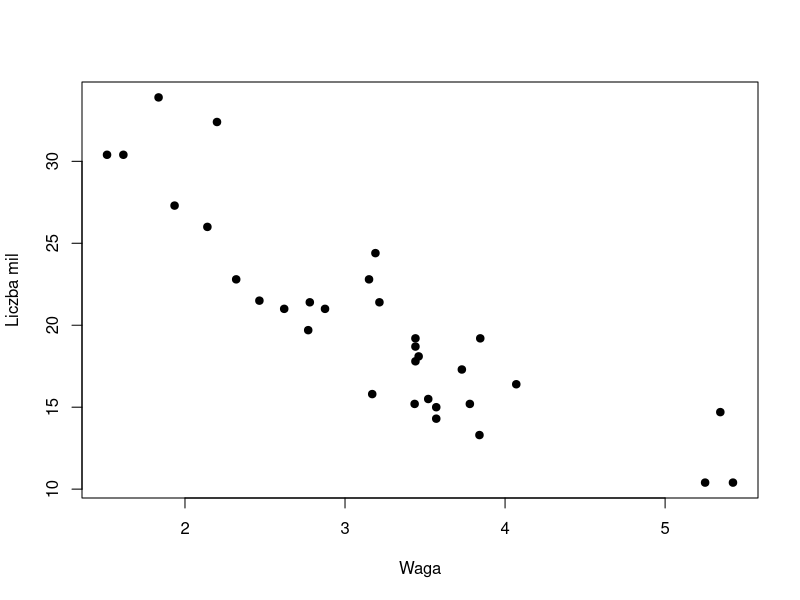
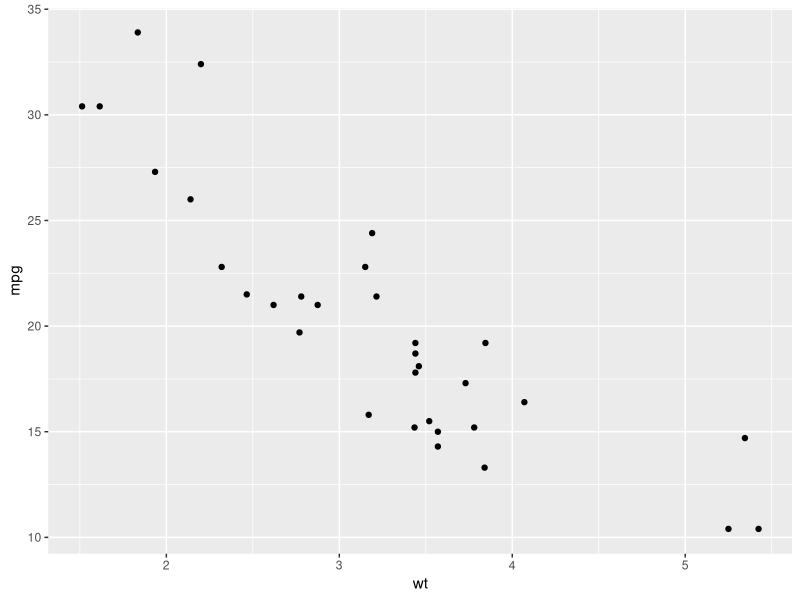
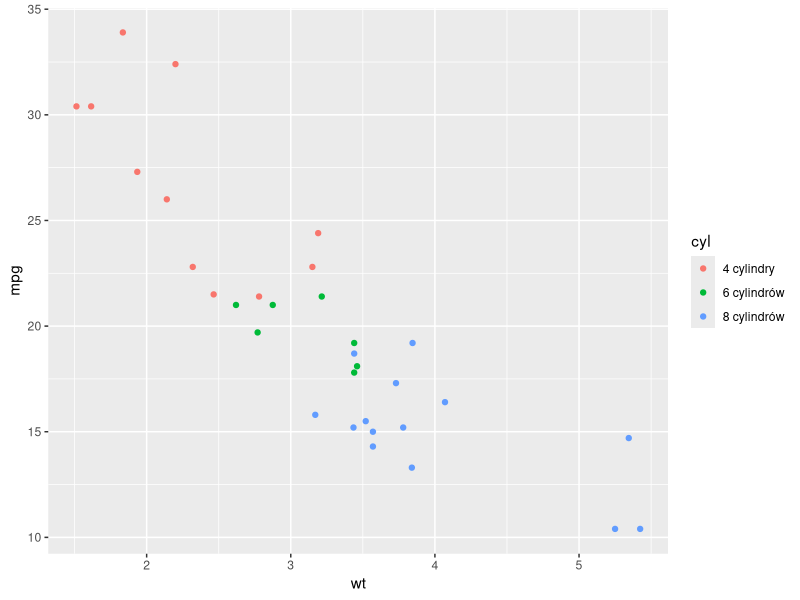
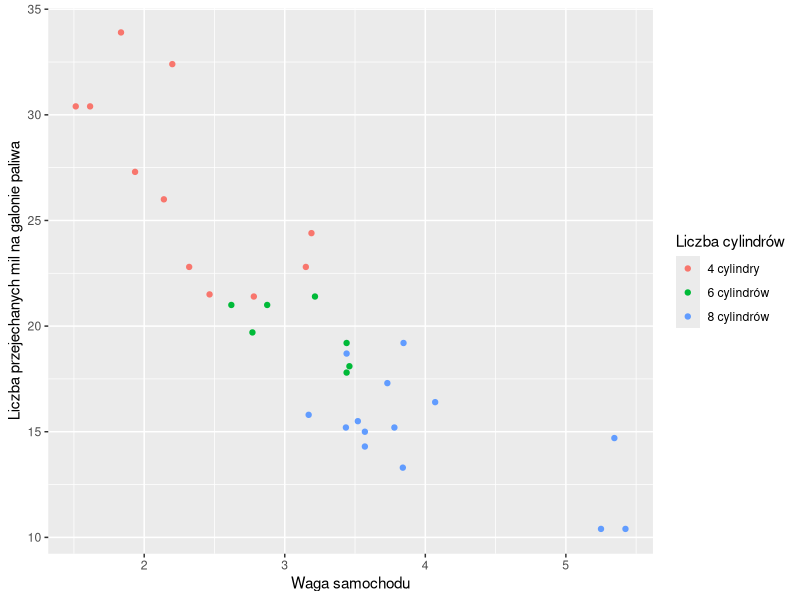
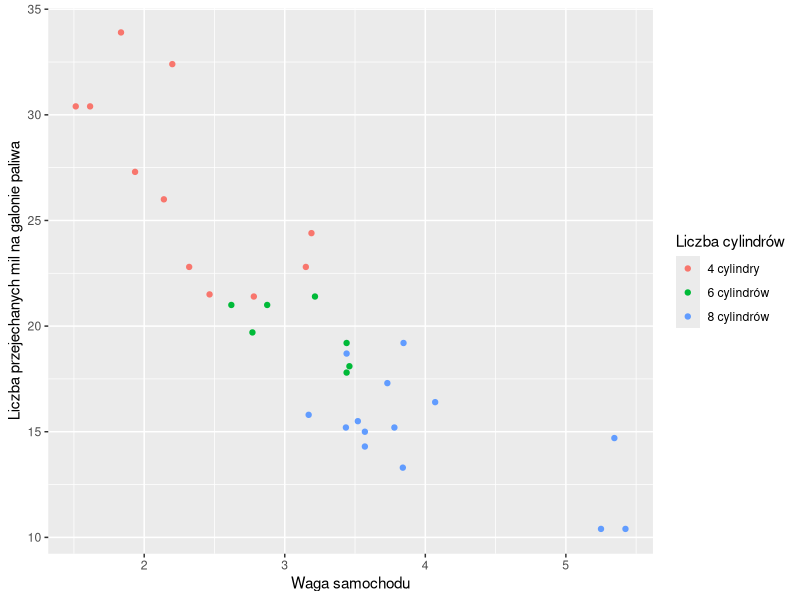
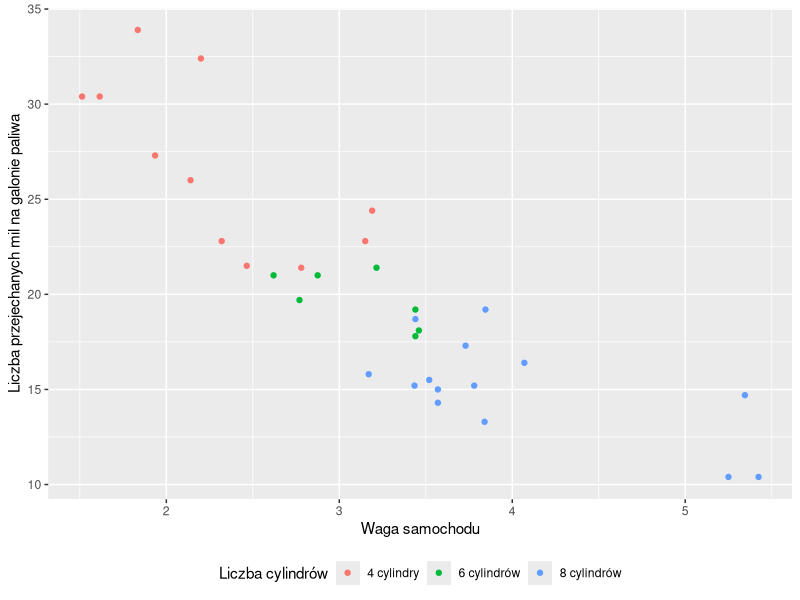
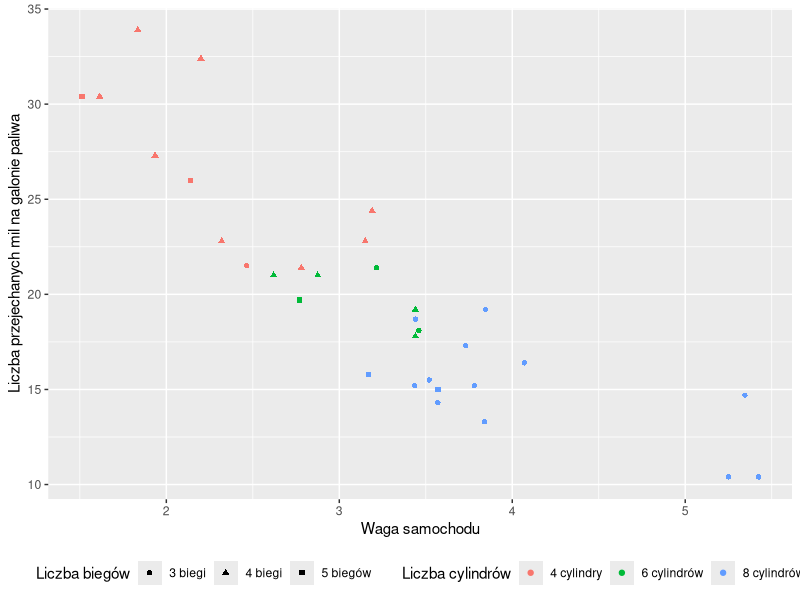
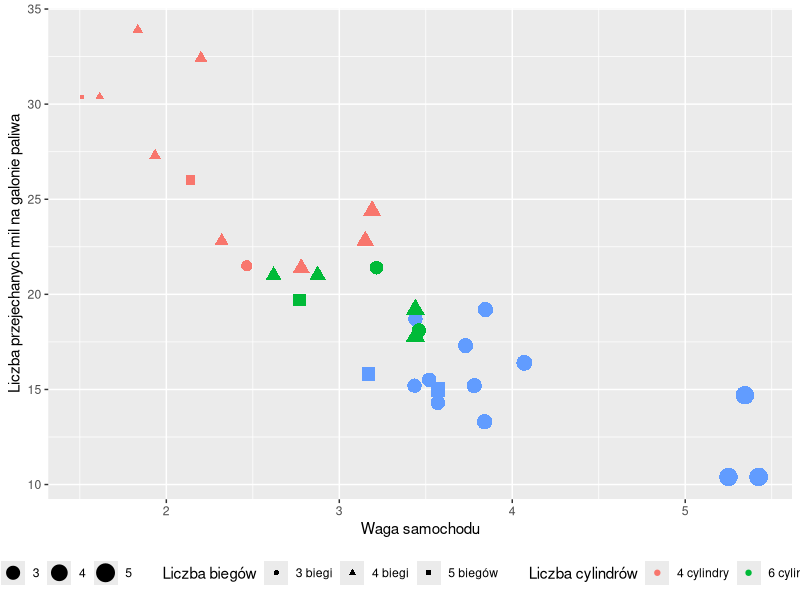

R code for these plots, in order:
## ---- chunk 1
#| echo: true
#| warning: false
library(ggplot2)
library(ggthemes)
## ---- chunk 2
#| echo: true
#| warning: false
data(mtcars)
head(mtcars)
## ---- chunk 3
#| echo: true
#| warning: false
summary(mtcars[, c(1,2,6,9,10)])
## ---- chunk 4
#| echo: true
#| warning: false
mtcars$gear <- factor(mtcars$gear, levels=c(3,4,5), labels=c('3 biegi','4 biegi','5 biegów'))
mtcars$am <- factor(mtcars$am, levels=c(0,1), labels=c('automatyczna','ręczna'))
mtcars$cyl <- factor(mtcars$cyl, levels=c(4,6,8), labels=c('4 cylindry','6 cylindrów','8 cylindrów'))
## ---- chunk 5
#| echo: true
#| warning: false
summary(mtcars[, c(1,2,6,9,10)])
## ---- chunk 6
#| echo: true
#| fig-width: 10
#| fig-height: 4
#| label: fig-plot1
#| fig-cap: Waga samochodu i liczba mil przejechanych na galonie paliwa 
plot(mpg ~ wt, data = mtcars, pch = 19, xlab='Waga', ylab='Liczba mil')
## ---- chunk 7
#| echo: true
#| label: fig-rozrz1
#| fig-cap: Podstawowa konstrukcja wykresu w **ggplot2**. Waga samochodu i liczba mil przejechanych na galonie paliwa

ggplot(data=mtcars,aes(x=wt,y=mpg)) + geom_point()
## ---- chunk 8
#| echo: true
#| label: fig-rozrz2
#| fig-cap: Rozróżnienie kolorem punktów samochodów ze względu na liczbę cylindrów. Waga samochodu i liczba mil przejechanych na galonie paliwa względem liczby cylindrów
ggplot(mtcars,aes(wt,mpg,color=cyl))+geom_point()
## ---- chunk 9
#| echo: true
#| eval: true
#| label: fig-rozrz3
#| fig-cap: Dodanie etykiet osi na wykresie. Waga samochodu i liczba mil przejechanych na galonie paliwa względem liczby cylindrów 
ggplot(mtcars,aes(wt,mpg,color=cyl))+geom_point()+labs(x='Waga samochodu',y='Liczba przejechanych mil na galonie paliwa',color='Liczba cylindrów')
## ---- chunk 10
#| echo: true
#| label: fig-rozrz4
#| fig-cap: Dodanie etykiet osi na wykresie. Waga samochodu i liczba mil przejechanych na galonie paliwa względem liczby cylindrów 
ggplot(mtcars,aes(wt,mpg,color=cyl))+
  geom_point()+
  labs(x='Waga samochodu',y='Liczba przejechanych mil na galonie paliwa',color='Liczba cylindrów')
## ---- chunk 11
#| echo: true
#| label: fig-rozrz5
#| fig-cap: Umieszczenie legendy pod wykresem. Waga samochodu i liczba mil przejechanych na galonie paliwa względem liczby cylindrów 
ggplot(mtcars,aes(wt,mpg,color=cyl))+
  geom_point()+
  labs(x='Waga samochodu',y='Liczba przejechanych mil na galonie paliwa',color='Liczba cylindrów')+
  theme(legend.position='bottom')
## ---- chunk 12
#| echo: true
#| eval: true
#| label: fig-rozrz6
#| fig-cap: Powiązanie kształtu punktów na wykresie z liczbą biegów. Waga samochodu i liczba mil przejechanych na galonie paliwa względem liczby cylindrów i liczby biegów
ggplot(mtcars,aes(wt,mpg,color=cyl,shape=gear))+
  geom_point()+
  labs(x='Waga samochodu',y='Liczba przejechanych mil na galonie paliwa',color='Liczba cylindrów',shape='Liczba biegów')+
  theme(legend.position='bottom')
## ---- chunk 13
#| echo: true
#| eval: true
#| label: fig-rozrz7
#| fig-cap: Powiązanie wielkosci punktów na wykresie z masą samochodu. Waga samochodu i liczba mil przejechanych na galonie paliwa względem liczby cylindrów, liczby biegów i wagi samochodu
ggplot(mtcars,aes(wt,mpg,color=cyl,shape=gear,size=wt))+
  geom_point()+
  labs(x='Waga samochodu',y='Liczba przejechanych mil na galonie paliwa',color='Liczba cylindrów',shape='Liczba biegów',size='Waga')+
  theme(legend.position='bottom')
## ---- chunk 14
#| echo: true
#| label: fig-hist1
#| fig-cap: Konstrukcja histogramu.  Liczba mil przejechanych na galonie paliwa 
ggplot(mtcars,aes(mpg))+
  geom_histogram()
## ---- chunk 15
#| echo: true
#| label: fig-hist2
#| fig-cap: Konstrukcja histogramu z dodaniem kolorów słupków.  Liczba mil przejechanych na galonie paliwa
ggplot(mtcars,aes(mpg))+
  geom_histogram(binwidth=2,fill='yellow',color='blue')
## ---- chunk 16
#| echo: true
#| label: fig-hist3
#| fig-cap: Konstrukcja histogramu z powiązaniem koloru z liczbą cylindrów.  Liczba mil przejechanych na galonie paliwa według liczby cylindrów 
ggplot(mtcars,aes(mpg,fill=cyl))+
  geom_histogram(binwidth=.8,)
## ---- chunk 17
#| echo: true
#| label: fig-bar1
#| fig-cap: Konstrukcja wykresu słupkowego. Samochody według liczby cylindrów
ggplot(mtcars,aes(cyl))+
  geom_bar()
## ---- chunk 18
#| echo: true
#| label: fig-bar2
#| fig-cap: Konstrukcja wykresu słupkowego w orientacji poziomej. Samochody według liczby cylindrów
ggplot(mtcars,aes(cyl))+
  geom_bar()+
  coord_flip()
## ---- chunk 19
#| echo: true
#| label: fig-bar3
#| fig-cap: Konstrukcja wykresu słupkowego w układzie współrzędnych biegunowych. Samochody według liczby cylindrów
ggplot(mtcars,aes(cyl))+
  geom_bar()+
  coord_polar()
## ---- chunk 20
#| echo: true
#| label: fig-box1
#| fig-cap: Konstrukcja wykresu pudełkowego. Liczba mil przejechanych na galonie paliwa według liczby cylindrów
ggplot(mtcars,aes(cyl,mpg))+
  geom_boxplot()
## ---- chunk 21
#| echo: true
#| label: fig-box2
#| fig-cap: Konstrukcja wykresu pudełkowego z dodanymi punktami. Liczba mil przejechanych na galonie paliwa według liczby cylindrów
ggplot(mtcars,aes(cyl,mpg))+
  geom_boxplot()+
  geom_point()
## ---- chunk 22
#| echo: true
#| label: fig-box3
#| fig-cap: Konstrukcja wykresu pudełkowego z dodanymi rozrzuconymi punktami. Liczba mil przejechanych na galonie paliwa według liczby cylindrów
ggplot(mtcars,aes(cyl,mpg))+
  geom_boxplot()+
  geom_jitter()
## ---- chunk 23
#| echo: true
#| label: fig-viol1
#| fig-cap: Konstrukcja wykresu wiolinowego. Liczba mil przejechanych na galonie paliwa według liczby cylindrów
ggplot(mtcars,aes(factor(cyl),mpg))+
  geom_violin()
## ---- chunk 24
#| echo: true
#| label: fig-viol2
#| fig-cap: Konstrukcja wykresu wiolinowego z rozrzuconymi punktami. Liczba mil przejechanych na galonie paliwa względem liczby cylindrów
ggplot(mtcars,aes(factor(cyl),mpg))+
  geom_violin()+
  geom_jitter()
## ---- chunk 25
#| echo: true
#| label: fig-text1
#| fig-cap: Konstrukcja wykresu z etykietami teksowymi. Liczba mil przejechanych na galonie paliwa według liczby cylindrów
ggplot(mtcars,aes(wt,mpg,label=row.names(mtcars)))+
  geom_text()
## ---- chunk 26
#| echo: true
#| label: fig-text2
#| fig-cap: Konstrukcja wykresu z etykietami teksowymi i punktami. Liczba mil przejechanych na galonie paliwa względem liczby cylindrów
ggplot(mtcars,aes(wt,mpg,label=row.names(mtcars)))+
  geom_text()+
  geom_point()
## ---- chunk 27
#| echo: true
#| label: fig-reg1
#| fig-cap: Konstrukcja wykresu z regresją. Waga samochodu i liczba mil przejechanych na galonie paliwa 

ggplot(mtcars,aes(wt,mpg))+
  geom_smooth()
## ---- chunk 28
#| echo: true
#| label: fig-reg2
#| fig-cap: Konstrukcja wykresu z regresją i punktami. Waga samochodu i liczba mil przejechanych na galonie paliwa 

ggplot(mtcars,aes(wt,mpg))+
  geom_smooth()+
  geom_point()
## ---- chunk 29
#| echo: true
#| label: fig-reg3
#| fig-cap: Konstrukcja wykresu regresji liniowej. Waga samochodu i liczba mil przejechanych na galonie paliwa 

ggplot(mtcars,aes(wt,mpg))+
  geom_smooth(method='lm')+
  geom_point()
## ---- chunk 30
#| echo: true
#| label: fig-reg4
#| fig-cap: Konstrukcja wykresu regresji liniowej. Waga samochodu i liczba mil przejechanych na galonie paliwa względem liczby cylindrów
ggplot(mtcars,aes(wt,mpg,color=cyl))+
  geom_smooth(method='lm')+
  geom_point()
## ---- chunk 31
#| echo: true
#| label: fig-reg5
#| fig-cap: Konstrukcja wykresu regresji kwadratowej. Waga samochodu i liczba mil przejechanych na galonie paliwa 
ggplot(mtcars,aes(wt,mpg))+
  geom_smooth(method='lm',formula=y~poly(x,2))+
  geom_point()
## ---- chunk 32
#| echo: true
#| label: fig-pan1
#| fig-cap: Konstrukcja wykresu rozrzutu w ujęciu panelowym. Waga samochodu i liczba mil przejechanych na galonie paliwa według liczby cylindrów
ggplot(mtcars, aes(x=wt, y=mpg)) +
  geom_point() +
  facet_wrap(~cyl) 
## ---- chunk 33
#| echo: true
#| label: fig-pan2
#| fig-cap: Konstrukcja wykresu rozrzutu w ujęciu panelowym. Waga samochodu i liczba mil przejechanych na galonie paliwa według liczby cylindrów i liczby biegów
ggplot(mtcars, aes(x=wt, y=mpg)) +
  geom_point() +
  facet_grid(cyl ~ gear) 
## ---- chunk 34
#| echo: true
#| label: fig-pan3
#| fig-cap: Konstrukcja histogramu w ujęciu panelowym. Liczba mil przejechanych na galonie paliwa według liczby cylindrów
ggplot(mtcars, aes(x=mpg)) +
  geom_histogram(binwidth=1, fill="skyblue", color="black", alpha=0.7) +
  facet_wrap(~cyl) 
## ---- chunk 35
#| echo: true
#| label: fig-pan4
#| fig-cap: Konstrukcja wykresu pudełkowego w ujęciu panelowym. Liczba mil przejechanych na galonie paliwa według liczby cylindrów i liczby biegów
ggplot(mtcars, aes(x=factor(am), y=mpg)) +
  geom_boxplot(fill="salmon", color="black") +
  labs(x='Skrzynia biegów: 0 - automatyczna, 1 - ręczna')+
  facet_grid(cyl ~ gear) 

## ---- chunk 36
p <- ggplot(mtcars, aes(x = factor(cyl), y = mpg, fill = factor(cyl))) +
  geom_boxplot() +
  labs(x = "Liczba cylindrów",
       y = "Liczba mil przejechanych na galonie paliwa",
       fill='Liczba cylindrów') 
## ---- chunk 37
#| echo: true
#| label: fig-th1
#| fig-cap: Motyw 'theme_classic'. Liczba mil przejechanych na galonie paliwa według liczby cylindrów 
p+theme_classic()
## ---- chunk 38
#| echo: true
#| label: fig-th2
#| fig-cap: Motyw 'theme_economist'. Liczba mil przejechanych na galonie paliwa według liczby cylindrów 
p+theme_economist()
## ---- chunk 39
#| echo: true
#| label: fig-th3
#| fig-cap: Motyw 'theme_solarized'. Liczba mil przejechanych na galonie paliwa według liczby cylindrów 
p+theme_solarized()
